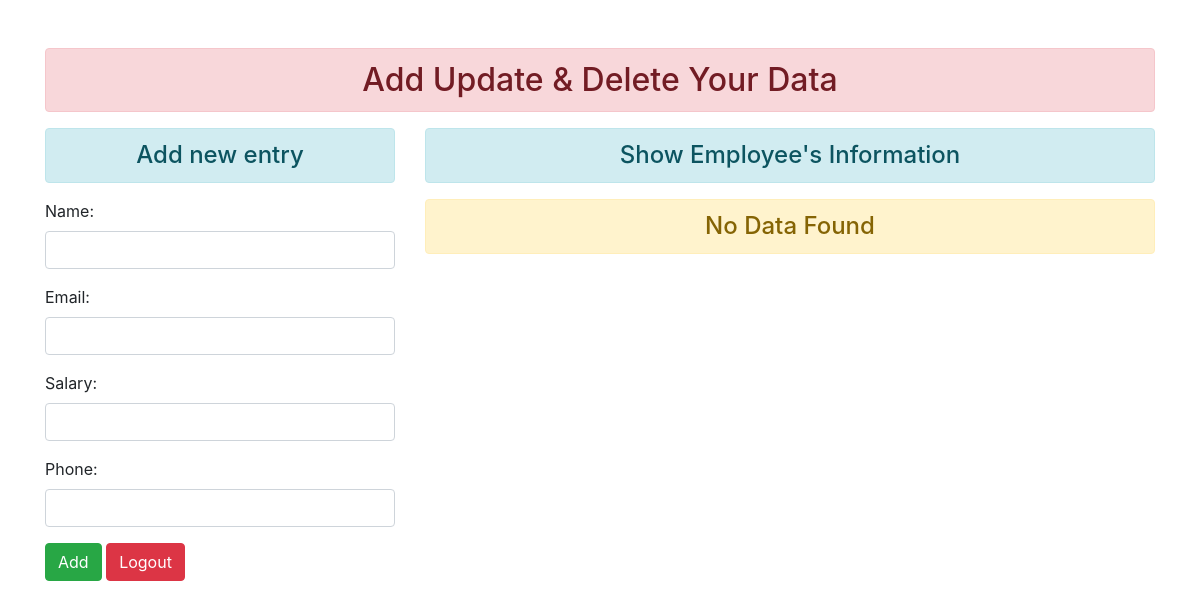
Page / (signed in) on the earlier database version.
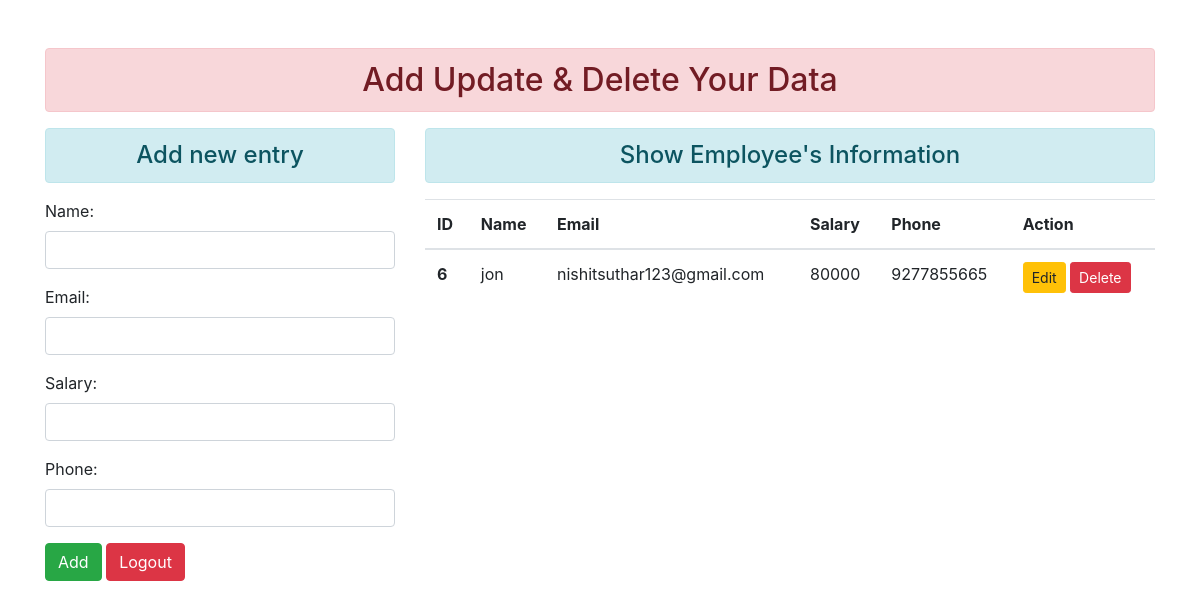
Same page on the later database version.
### myapp/models.py (models this page shows, shortened)
class Employee(models.Model):
    name = models.CharField(max_length=122)
    email = models.EmailField(max_length=122)
    salary = models.IntegerField()
    phone = models.IntegerField()

### myapp/views.py (the view)
# urls.py: path("", views.add_show, name="addandshow"),
def add_show(request):
    if request.user.is_anonymous:
        return redirect("/login")
    else:
        if request.method == "POST":
            fm = EmployeeDetails(request.POST)
            if fm.is_valid():
                name = fm.cleaned_data["name"]
                email = fm.cleaned_data["email"]
                salary = fm.cleaned_data["salary"]
                phone = fm.cleaned_data["phone"]
                reg = Employee(name=name, email=email, salary=salary, phone=phone)
                reg.save()
                fm = EmployeeDetails()
        else:
            fm = EmployeeDetails()
        stud = Employee.objects.all()
        return render(request, "addandshow.html", {"form": fm, "stu": stud})

### myapp/forms.py
class EmployeeDetails(forms.ModelForm):
    class Meta:
        model = Employee
        fields = ["name", "email", "salary", "phone"]
        widgets = {
            "name": forms.TextInput(attrs={"class": "form-control"}),
            "email": forms.EmailInput(attrs={"class": "form-control"}),
            "salary": forms.NumberInput(attrs={"class": "form-control"}),
            "phone": forms.NumberInput(attrs={"class": "form-control"}),
        }

### templates/addandshow.html (shortened to what this page needs)
{% extends 'base.html' %} {% block content %}
<div class="row">
  <div class="col-sm-4">
    <h4 class="text-center alert alert-info">Add new entry</h4>
    <form action="" method="POST" class="d-inline">
      {% csrf_token %} {{form.as_p}}
      <input type="submit" class="btn btn-success" value="Add" />
      <a href="{% url 'logout' %}" class="btn btn-danger">Logout</a>
    </form>
  </div>
  <div class="col-sm-8">
    <h4 class="text-center alert alert-info">Show Employee's Information</h4>
    {% if stu %}
    <table class="table table-hover">
      <thead>
        <tr>
          <th scope="col">ID</th>
          <th scope="col">Name</th>
          <th scope="col">Email</th>
          <th scope="col">Salary</th>
          <th scope="col">Phone</th>
          <th scope="col">Action</th>
        </tr>
      </thead>
      <tbody>
        {% for st in stu %}
        <tr>
          <th scope="row">{{st.id}}</th>
          <td>{{st.name}}</td>
          <td>{{st.email}}</td>
          <td>{{st.salary}}</td>
          <td>{{st.phone}}</td>
          <td>
            <a
              href="{% url 'updatedata' st.id %}"
              class="btn btn-warning btn-sm"
              >Edit</a
            >
            <form
              action="{% url 'deletedata' st.id %}"
              class="d-inline"
              method="POST"
            >
              <input
                type="submit"
                class="btn btn-danger btn-sm"
                value="Delete"
              />
            </form>
          </td>
        </tr>
        {% endfor %}
      </tbody>
    </table>
    {% else %}
    <h4 class="text-center alert alert-warning">No Data Found</h4>
    {% endif %}
  </div>
</div>
{% endblock content %}

### templates/base.html (shortened to what this page needs)
<!DOCTYPE html>
{%load static%}
<html lang="en">
  <head>
    <link
      rel="stylesheet"
      href="https://maxcdn.bootstrapcdn.com/bootstrap/4.0.0/css/bootstrap.min.css"
    />
  </head>
  <body>
    <div class="container mt-5">
      <h2 class="text-center alert alert-danger">
        Add Update & Delete Your Data
      </h2>
      {% block content %} {% endblock content %}
    </div>
  </body>
</html>

Differences in the rows shown:
added Employee: id "6", name "jon", email "nishitsuthar123@gmail.com", salary "80000", phone "9277855665"
Other differences:
text no longer shown: "No Data Found"
text now shown: "ID Name Email Salary Phone Action"
